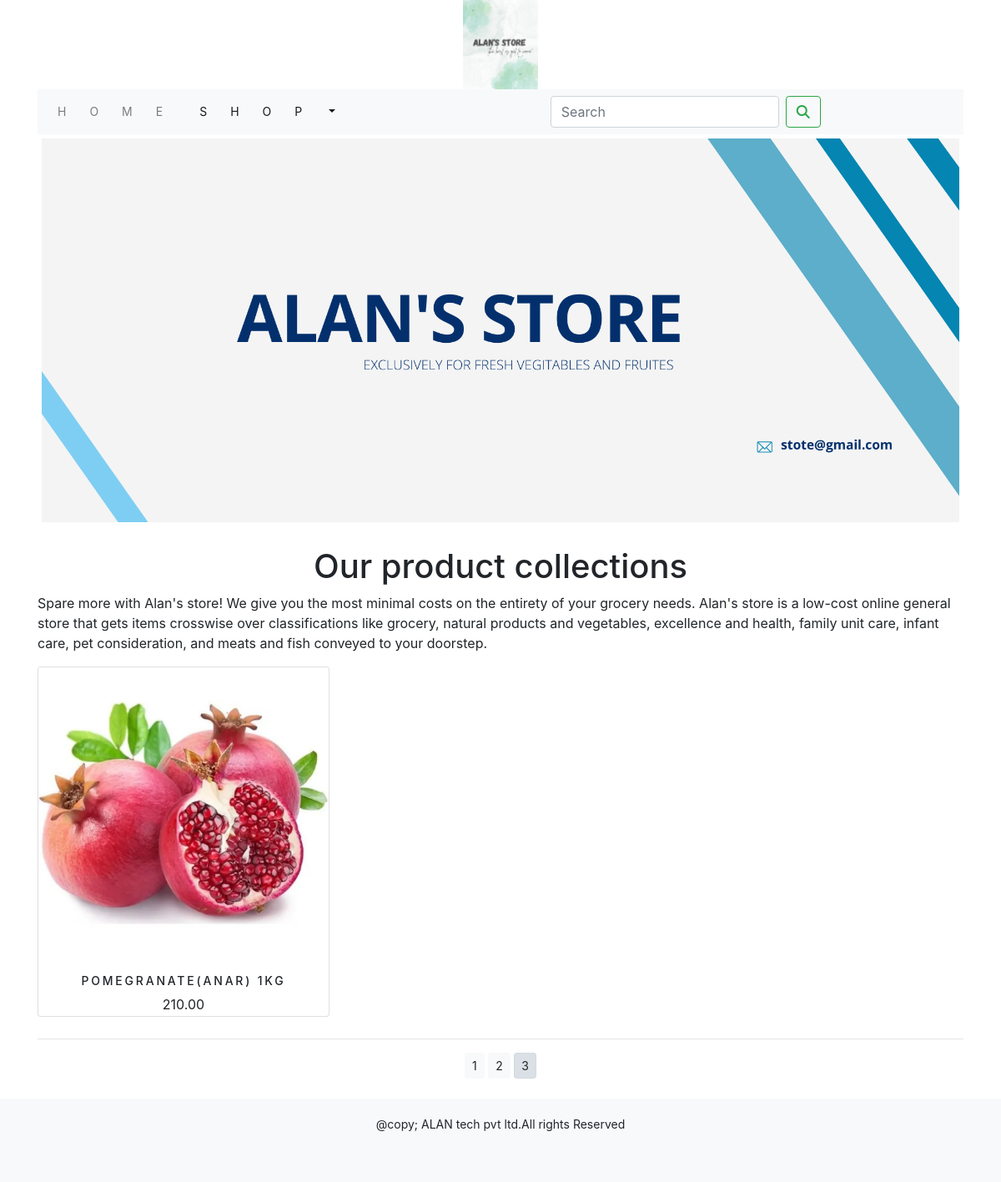
The app's page /shop/?page=3 with its own data.
### shop/models.py (models this page shows, shortened)
class product(models.Model):
    name=models.CharField(max_length=250,unique=True)
    slug=models.SlugField(max_length=250,unique=True)
    description=models.TextField(blank=True)
    price=models.DecimalField(max_digits=10,decimal_places=2)
    category=models.ForeignKey(category,on_delete=models.CASCADE)
    image=models.ImageField(upload_to='product',blank=True)
    stock=models.IntegerField()
    available=models.BooleanField(default=True)
    created=models.DateTimeField(auto_now_add=True)
    updated=models.DateTimeField(auto_now=True)
    def get_url(self):
        return reverse('shop:productCatdetail',args=[self.category.slug,self.slug])
    class Meta:
        ordering=('name',)
        verbose_name='product'
        verbose_name_plural='products'

### shop/views.py (the view)
# urls.py: path('',views.allProductcat,name='allProductcat'),
def allProductcat(request,c_slug=None):
    c_page=None
    products_list=None
    if c_slug!=None:
        c_page=get_object_or_404(category,slug=c_slug)
        products_list=product.objects.all().filter(category=c_page,available=True)
    else:
        products_list=product.objects.all().filter(available=True)
    paginator=Paginator(products_list,6)
    try:
        page=int(request.GET.get('page','1'))
    except:
        page=1
    try:
        products=paginator.page(page)
    except (EmptyPage,InvalidPage):
        products=paginator.page(paginator.num_pages)
    return render(request,"category.html",{'category':c_page,'products':products})

### cart/context_processors.py (called while the page is built)
def counter(request):
    item_count= 0
    if 'admin' in request.path:
        return {}
    else:
        try:
            cart=Cart.objects.filter(cart_id=_cart_id(request))
            cart_items=CartItem.objects.all().filter(cart=cart[:1])
            for cart_item in cart_items:
                item_count += cart_item.quantity
        except Cart.DoesNotExist:
            item_count =0
        return dict(item_count=item_count)

### cart/views.py (called while the page is built)
def _cart_id(request):
    cart=request.session.session_key
    if not cart:
        cart=request.session.create()
    return cart

### shop/context_processors.py (called while the page is built)
def menu_links(request):
    links=category.objects.all()
    return dict(links=links)

### shop/models.py (called while the page is built)
    def get_url(self):
        return reverse('shop:products_by_category',args=[self.slug])

### templates/category.html (shortened to what this page needs)
{% extends 'base.html' %}
{% load static %}
{% block content %}
<div class="mx_auto">
    {% if category %}
    <img class="my_image" src="{{category.image.url}}" alt="{{category.name}}">
</div>
  <br>
<div>
      <h1 class="text-center my_title">{{category.name}}</h1>
      <p class="text-justify">{{category.description}}</p>
</div>
    {% else %}
<div class="container">
<img class="my_image my_image_padding" src="{% static 'img/banner.png' %}" alt="our products" width="200px",height="100px ">
</div>
<br>
<div class="container">
    <h1 class="text-center my_title"> Our product collections</h1>
    <p class="text_justify">Spare more with Alan's store! We give you the most minimal costs on the entirety of your grocery needs. Alan's store is a low-cost online general store that gets items crosswise over classifications like grocery, natural products and vegetables, excellence and health, family unit care, infant care, pet consideration, and meats and fish conveyed to your doorstep.</p>
</div>
    {% endif %}
<div class="container">
    <div class="row mx_auto">
        {% for product in products.object_list %}
        <div class="my_bottom_margin col-9 col-sm-12 col-md-4 col-lg-4">
            <div class="card text-center" style="min-width:18rem;height:420px;">
                <a href="{{product.get_url}}"><img class="card-img-top my_image" src="{{product.image.url}}" alt="{{product.name}}"></a>
            <div class="card-body">
                <h4>{{product.name}}</h4>
                <p>{{product.price}}</p>
            </div>
            </div>
        </div>
        {% endfor %}
    </div>
    <div class="mx-auto">
        {% if products.paginator.num_pages > 1 %}
        <hr>
        <div class="text-center">
            {% for pg in products.paginator.page_range %}
                <a href="?page={{pg}}"  class="btn btn-light btn-sm {% if products.number == pg %} active {% endif %}" >{{pg}}</a>
            {% endfor %}
        </div>
        {% endif %}
    </div>
    <br>
</div>
{% endblock %}

### static/css/custom.css (style rules this page uses)
body { font-family: 'Roboto Condensed', sans-serif; }
.my_image { width:100%; height:auto; text_spacing:.2em; }
.my_image_padding { padding:5px; }
.my_bottom_margin { margin-bottom:10px; }
.card-body h4 { font-size:14px; text-transform:uppercase; letter-spacing:.2em }

### records on screen
product: image (picture), name "POMEGRANATE(ANAR) 1KG", price "210.00"

### other values on screen
{{ pg }} "1" "2" "3"
